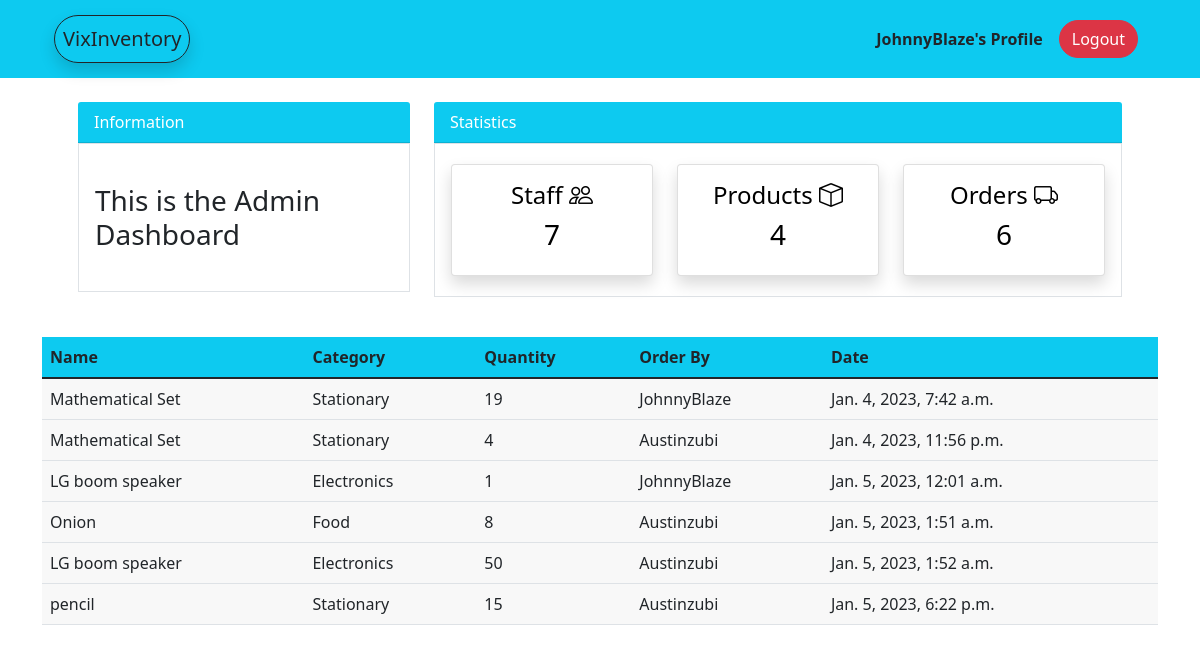
The page /order/ (signed in) on the database its author committed.
### dashboard/models.py (models this page shows, shortened)
class Order(models.Model):
    product = models.ForeignKey(Product, on_delete=models.CASCADE, null = True) # This creates a relationship between the order model and the Product model using a Foreign Key
    staff = models.ForeignKey(User, on_delete=models.CASCADE, null=True) #the model 'User' is the same defined in the admin panel already created for us
    order_quantity = models.PositiveIntegerField(null = True) # this means that the number of orders will always be positive
    date = models.DateTimeField(auto_now_add=True)
    class Meta:
        verbose_name_plural = 'Order'

class Product(models.Model):
    name = models.CharField(max_length=100, null=True)
    category = models.CharField(max_length=20, choices = CATEGORY, null=True)
    quantity = models.PositiveIntegerField(null=True)
    class Meta:
        verbose_name_plural = 'Product'
    def __str__(self):
        return f'{self.name}'

### dashboard/views.py (the view)
# urls.py: path('order/', views.orders, name = 'dashboard-orders'),
@login_required
def orders(request):
    workers = User.objects.all()
    workers_count = workers.count()
    items = Product.objects.all()
    items_count = items.count()
    order = Order.objects.all()
    order_count = order.count()
    context = {
        'order': order,
        'items_count':items_count,
        'workers_count':workers_count,
        'order_count': order_count,
    }
    return render(request, 'dashboard/orders.html', context )

### templates/dashboard/orders.html (shortened to what this page needs)
{% extends 'partials/base.html' %}
{% block content %}
    <div class="container">
        {% include 'partials/topnav.html' %}
        <div class="row ">
            <div class="col mt-3 p-0">
                <table class="table dark-color">
                    <thead class="bg-info">
                        <tr>
                            <th scope="col">Name</th>
                            <th scope="col">Category</th>
                            <th scope="col">Quantity</th>
                            <th scope="col">Order By</th>
                            <th scope="col">Date</th>
                        </tr>
                    </thead>
                    <tbody>
                        {% for purchase in order %}
                        <tr>
                            <td>{{purchase.product}}</td>
                            <td>{{purchase.product.category}}</td>
                            <td>{{purchase.order_quantity}}</td>
                            <td>
                                {{purchase.staff}}
                            </td>
                            <td>{{purchase.date}}</td>
                        </tr>
                        {% endfor %}
                    </tbody>
                  </table>
            </div>
        </div>
    </div>
{% endblock %}

### templates/partials/nav.html (shortened to what this page needs)
<nav class="navbar navbar-expand-lg navbar-light bg-info sticky-top">
    <div class="container py-1">
        {% if user.is_authenticated %}
        <a class="navbar-brand text-dark border border-dark p-2 rounded-pill shadow"  href="{% url 'dashboard-index' %}">
            VixInventory
        </a>
        <div class="collapse navbar-collapse" id="navbarSupportedContent">
                <ul class="navbar-nav ms-auto mb-2 mb-lg-0 align-items-center">
                    <li class="nav-item">
                        <a class="nav-link active text-dark fw-bold" aria-current="page" href="{% url 'user-profile' %}">{{user.username}}'s Profile</a>
                    </li>
                    <li class="nav-item">
                        <a class="nav-link text-white " href="{% url 'user-logout' %}"><button class="btn btn-danger rounded-pill">Logout</button></a>
                    </li>
            </ul>
            {% endif %}
        </div>
    </div>
</nav>

### static/style.css (style rules this page uses)
.dark-color { background-color: #F8F8F8; }

### rows shown on the page
Order: product "Mathematical Set", product.category "Stationary", order_quantity "19", staff "JohnnyBlaze", date "Jan. 4, 2023, 7:42 a.m."
Order: product "Mathematical Set", product.category "Stationary", order_quantity "4", staff "Austinzubi", date "Jan. 4, 2023, 11:56 p.m."
Order: product "LG boom speaker", product.category "Electronics", order_quantity "1", staff "JohnnyBlaze", date "Jan. 5, 2023, 12:01 a.m."
Order: product "Onion", product.category "Food", order_quantity "8", staff "Austinzubi", date "Jan. 5, 2023, 1:51 a.m."
Order: product "LG boom speaker", product.category "Electronics", order_quantity "50", staff "Austinzubi", date "Jan. 5, 2023, 1:52 a.m."
Order: product "pencil", product.category "Stationary", order_quantity "15", staff "Austinzubi", date "Jan. 5, 2023, 6:22 p.m."

### other values the page prints
{{ user.username }} "JohnnyBlaze"
{{ workers_count }} "7"
{{ items_count }} "4"
{{ order_count }} "6"
